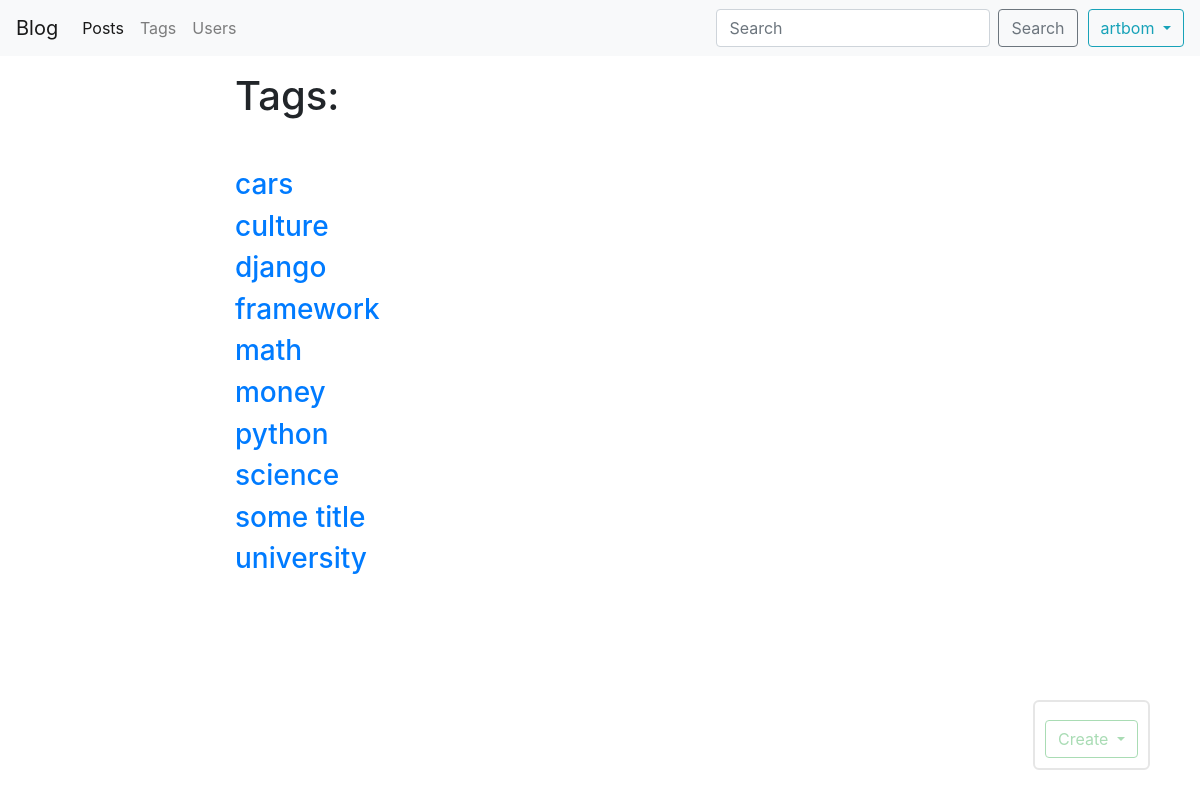
The page /blog/tags/ (signed in) on the database its author committed.
### blog/models.py (models this page shows, shortened)
class Tag(models.Model):
    title = models.CharField(max_length=50)
    slug = models.SlugField(max_length=50, unique=True)
    def get_absolute_url(self):
        return reverse('tag_detail_url', kwargs={'slug': self.slug})
    class Meta:
        ordering = ['title']

### blog/views.py (the view)
# urls.py: path('tags/', tags_list, name='tags_list_url'),
def tags_list(request):
    tags = Tag.objects.all()
    return render(request, 'blog/tags_list.html', context={'tags': tags})

### blog/templates/blog/tags_list.html
{% extends 'blog/base_blog.html' %}
{% block content %}
    <h1 class="mb-5">Tags:</h1>
    {% for tag in tags %}
        <h3><a href="{{ tag.get_absolute_url }}"> {{ tag.title }}</a></h3>
    {% endfor %}
{% endblock %}

### templates/base.html (shortened to what this page needs)
{% load static %}
<!DOCTYPE html>
<html lang="en">
<head>
    <link rel="stylesheet" href="https://stackpath.bootstrapcdn.com/bootstrap/4.1.3/css/bootstrap.min.css"
>
    <link rel="stylesheet" href="https://cdnjs.cloudflare.com/ajax/libs/font-awesome/4.7.0/css/font-awesome.min.css">
    <link rel="stylesheet" href="{% static 'css/styles.css' %}">
</head>
<body>
<nav class="navbar navbar-expand-lg navbar-light bg-light">
    <a class="navbar-brand" href="#">Blog</a>
    <div class="collapse navbar-collapse" id="navbarSupportedContent">
        <ul class="navbar-nav mr-auto">
            <li class="nav-item active">
                <a class="nav-link" href="{% url 'posts_list_url' %}">Posts</a>
            </li>
            <li class="nav-item">
                <a class="nav-link" href="{% url 'tags_list_url' %}">Tags</a>
            </li>
            <li class="nav-item">
                <a class="nav-link" href="{% url 'users_list_url' %}">Users</a>
            </li>
        </ul>
        {% if request.user.is_authenticated %}
        <form class="form-inline my-2 my-lg-0" action="{% url 'posts_list_url'%}">
            <input class="form-control mr-sm-2" type="search" placeholder="Search" aria-label="Search" name="search">
            <button class="btn btn-outline-secondary my-2 my-sm-0" type="submit">Search</button>
        </form>
        <div class="dropdown" style="margin-left:10px;">
            <button class="btn btn-outline-info dropdown-toggle " type="button" id="dropdownMenu2"
                    data-toggle="dropdown"
                    aria-haspopup="true" aria-expanded="false">
                {{ request.user.username}}
            </button>
        </div>
            {% else %}
            <a href=" {% url 'user_sign_up_url' %} " class="btn btn-outline-secondary" role="button"
            >Sign up</a>
            <a href=" {% url 'user_sign_in_url' %} " class="btn btn-outline-secondary" style="margin-left: 10px;" role="button"
            >Sign in</a>
            {% endif %}
    </div>
</nav>
<div class="container mt-3">
    <div class="row">
        <div class="col-8 offset-md-2">
            {% block content %}{% endblock %}
        </div>
    </div>
</div>
{% if request.user.is_authenticated %}
<div class="admin-panel align-items-center">
    {% block admin-panel %}
    {% endblock %}
</div>
{% endif %}
</body>
</html>

### static/css/styles.css (style rules this page uses)
.admin-panel { padding:10px; border: 2px solid silver; border-radius: 6px; position: fixed; right: 50px; bottom: 30px; opacity: 0.4; }
.dropdown { margin-left:10px; }

### rows shown on the page
Tag: title "cars"
Tag: title "culture"
Tag: title "django"
Tag: title "framework"
Tag: title "math"
Tag: title "money"
Tag: title "python"
Tag: title "science"
Tag: title "some title"
Tag: title "university"

### other values the page prints
{{ request.user.username }} "artbom"
